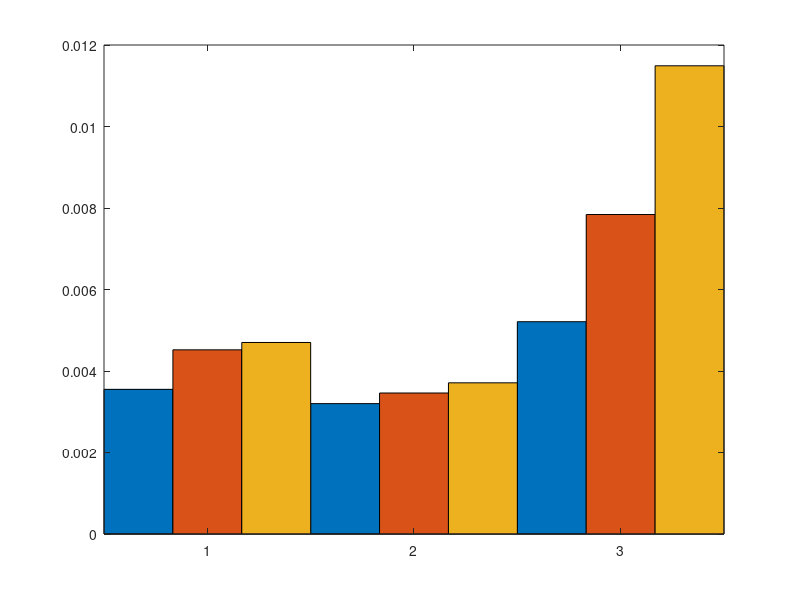

Here is the MATLAB script that generated this plot: (Note: this script raises an error after producing the figure.)
%% Comp with cassel New
clc;clear all; close all


%% Exp 4

fig1=figure;

load('res_exp6_sh.mat');
load('res_exp6_sr.mat');
load('res_exp6_uni.mat');

sh = res_exp6_sh;
sr = res_exp6_sr;
us = res_exp6_uni;

bh = bar([sh; sr; us],1);

bh(1).FaceColor = "#7E2F8E";
bh(2).FaceColor = "#77AC30";
bh(3).FaceColor = "#4DBEEE";
grid;

Exp = {'$\texttt{SHSR}$', '$\texttt{SuRSR}$', 'Uniform'};
xticks(1:numel(Exp)); % Setting x-axis ticks
xticklabels(Exp); % Setting x-axis labels
 

extraInputs = {'interpreter','latex','fontsize',15};
ylabel('Probability of Error - $e_n$',extraInputs{:});
lgd = legend('$K=16$','$K=32$', '$K=64$','Interpreter','latex','location','northwest');
ax=gca;
ax.FontSize = 25;
lgd.FontSize = 22;
pbaspect([1 0.8 1]);
ax.TickLabelInterpreter = "latex";
title('Experiment 6','interpreter','latex')
% ylim([0 0.6])
